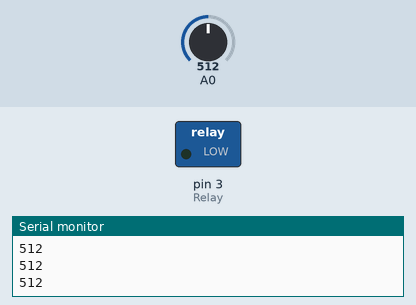
Recording of a sketch running on a simulated Arduino Uno, built with avr-gcc and run on an emulated ATmega328P. Shown: switched loads named in the sketch (green lamp = pin HIGH), the last lines printed to the serial monitor. The inputs (shaded band) are chosen by the test bench; at power-on: A0 = 512.

Above: at 1.3 s.
1.4 s: A0 set to 186
2.9 s: A0 set to 162
At 4.1 s:
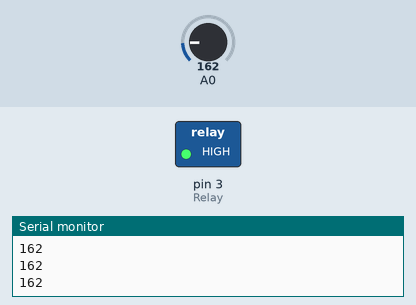
4.5 s: A0 set to 190
At 5.2 s:
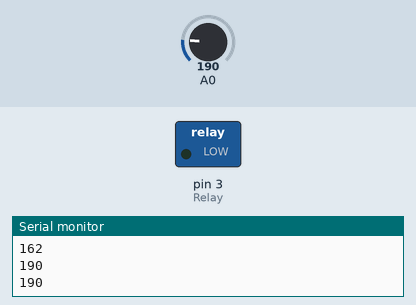
6.0 s: A0 set to 170
At 6.4 s:
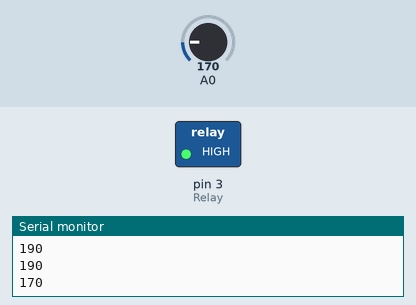
Timing chart, 0 to 8.5 s (numbered marks = the images above; inputs shaded):
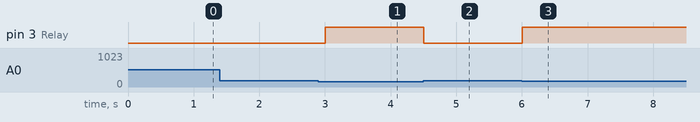

Measured:
- the behaviour switches between 180 and 179 on A0 (found by bisection; images 0 and 1)
- after the input at 2.9 s, pin 3 (Relay): LOW → HIGH after 0.10 s
- after the input at 4.5 s, pin 3 (Relay): HIGH → LOW at once
- after the input at 6.0 s, pin 3 (Relay): LOW → HIGH at once

The sketch:

light.ino
```cpp
int Relay= 3;

void setup()
{
    pinMode(Relay, OUTPUT);
    Serial.begin(9600);
}

void loop()
{
    int light = analogRead(A0);
    Serial.println(light);
    if(light < 180)
    {
        digitalWrite(Relay, HIGH);
        delay(500);
    }
    else{
        digitalWrite(Relay, LOW);
        delay(500);
    }
}
```
